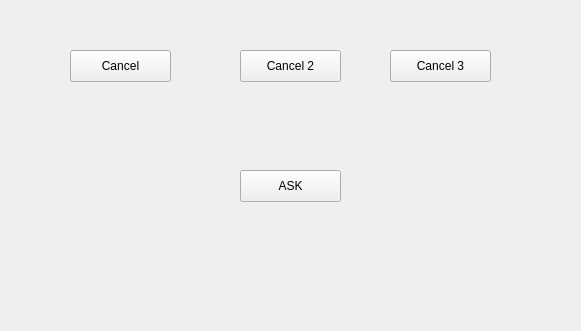
<?xml version="1.0" encoding="UTF-8"?>
<ui version="4.0">
 <class>MainWindow</class>
 <widget class="QMainWindow" name="MainWindow">
  <property name="geometry">
   <rect>
    <x>0</x>
    <y>0</y>
    <width>581</width>
    <height>331</height>
   </rect>
  </property>
  <property name="windowTitle">
   <string>MainWindow</string>
  </property>
  <widget class="QWidget" name="centralwidget">
   <widget class="QPushButton" name="pushButtonCancel">
    <property name="geometry">
     <rect>
      <x>70</x>
      <y>50</y>
      <width>101</width>
      <height>32</height>
     </rect>
    </property>
    <property name="text">
     <string>Cancel</string>
    </property>
   </widget>
   <widget class="QPushButton" name="pushButton">
    <property name="geometry">
     <rect>
      <x>240</x>
      <y>50</y>
      <width>101</width>
      <height>32</height>
     </rect>
    </property>
    <property name="text">
     <string>Cancel 2</string>
    </property>
   </widget>
   <widget class="QPushButton" name="pushButton_2">
    <property name="geometry">
     <rect>
      <x>390</x>
      <y>50</y>
      <width>101</width>
      <height>32</height>
     </rect>
    </property>
    <property name="text">
     <string>Cancel 3</string>
    </property>
   </widget>
   <widget class="QPushButton" name="pushButton_3">
    <property name="geometry">
     <rect>
      <x>240</x>
      <y>170</y>
      <width>101</width>
      <height>32</height>
     </rect>
    </property>
    <property name="text">
     <string>ASK</string>
    </property>
   </widget>
  </widget>
 </widget>
 <resources/>
 <connections/>
</ui>
